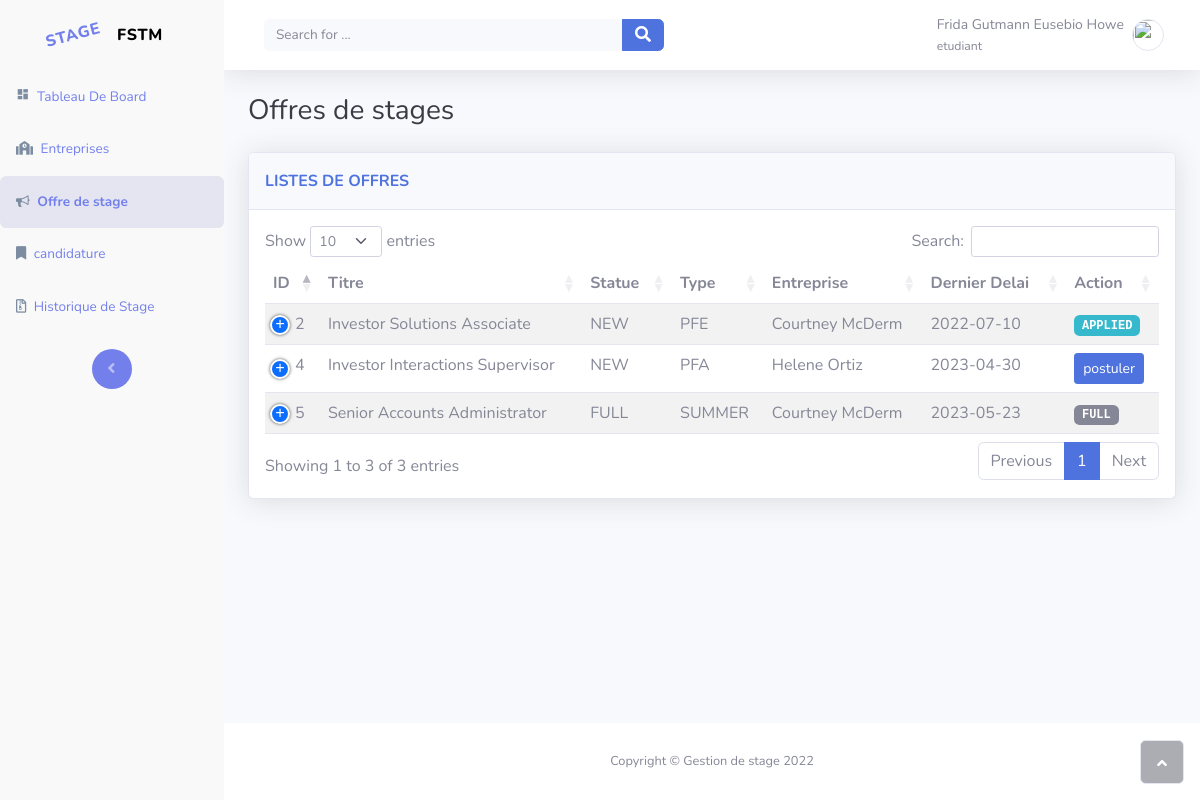
/offres (signed in), run on the app's committed database.
### tables this page shows
CREATE TABLE `offre` (
  `id` int(11) NOT NULL,
  `created_date` datetime(6) NOT NULL DEFAULT current_timestamp(6),
  `delai_offre` date NOT NULL,
  `description` varchar(255) NOT NULL,
  `duree_stage` int(11) NOT NULL,
  `end_stage` date NOT NULL,
  `nbr_stagiaire` tinyint(5) UNSIGNED NOT NULL,
  `start_stage` date NOT NULL,
  `statue` enum('NEW','CLOSED','CANCELED','FULL') NOT NULL,
  `title` varchar(150) NOT NULL,
  `type_stage` enum('PFE','PFA','INIT','SUMMER') NOT NULL,
  `updated_date` datetime(6) DEFAULT NULL,
  `entreprise_id` int(11) NOT NULL,
  `formation_id` int(11) NOT NULL
);

CREATE TABLE `entreprise` (
  `id` int(11) NOT NULL,
  `domaine` varchar(50) NOT NULL,
  `email` varchar(80) NOT NULL,
  `logo` varchar(255) DEFAULT NULL,
  `short_name` varchar(15) DEFAULT NULL,
  `name` varchar(100) NOT NULL,
  `phone` varchar(15) DEFAULT NULL,
  `web_site` varchar(250) DEFAULT NULL,
  `description` varchar(512) DEFAULT NULL
);

### views/student/offre.student.php (the view, shortened to what this page needs)
<?php
$pdo = getDBConnection();
$curr_user = $_SESSION['user'];
?>
<!DOCTYPE html>
<html lang="fr">
<head>
    <link rel="stylesheet" href="/assets/bootstrap/css/bootstrap.min.css">
    <link rel="stylesheet" href="/assets/datatable/css/dataTables.bootstrap5.min.css">
    <link rel="stylesheet" href="/assets/datatable/css/responsive.bootstrap5.min.css">
    <link rel="stylesheet" href="/assets/fonts/fontawesome-all.min.css">
    <link rel="stylesheet" href="/assets/fonts/font-awesome.min.css">
    <link rel="stylesheet" href="/assets/fonts/fontawesome5-overrides.min.css">
</head>
<body id="page-top">
<div id="wrapper">
    <?php
    require_once 'parts/sidebar.php'
    ?>
    <div class="d-flex flex-column" id="content-wrapper" style="font-size: calc(0.5em + 1vmin);">
        <div id="content">
            <?php require_once 'parts/navbar.php' ?>
            <div class="container-fluid">
                <div class="d-flex d-sm-flex justify-content-between align-items-center mb-4">
                    <h3 class="text-dark mb-0">Offres de stages<br></h3>
                </div>
                <div class="card shadow">
                    <div class="card-header py-3">
                        <p class="text-primary m-0 fw-bold">LISTES DE OFFRES</p>
                    </div>
                    <div class="card-body">
                        <table id="myTable" class="table table-striped nowrap"
                               style="width:100%; font-size: calc(0.5em + 1vmin); ">
                            <thead>
                            <th>ID</th>
                            <th>Titre</th>
                            <th>Statue</th>
                            <th>Type</th>
                            <th>Entreprise</th>
                            <th>Dernier Delai</th>
                            <th class="all">Action</th>
                            </thead>
                            <?php
                            try {
                                $query = "SELECT o.id, o.created_date, o.delai_offre, o.description,
                                            o.duree_stage, o.end_stage, o.nbr_stagiaire, o.start_stage,
                                            o.statue, (SELECT IF(c.status = 'WAITING',
                                                                    concat(c.status, '{', c.position, '}'),
                                                                    c.status
                                                                ) FROM candidature c
                                                        WHERE c.offre_id = o.id
                                                          AND c.etudiant_id = :id_etud ) AS candidature_statue,
                                            o.title, o.updated_date, o.formation_id,
                                            o.type_stage, e.short_name, e.name
                                            FROM offre o, entreprise e WHERE o.formation_id = :formation_id
                                            AND o.entreprise_id = e.id  and o.delai_offre >= cast(now() as date)";
                                $stmt = $pdo->prepare($query);
                                $stmt->bindParam(':formation_id', $curr_user['formation_id']);
                                $stmt->bindParam(':id_etud', $curr_user['id']);
                                $stmt->execute();
                                $rows = $stmt->fetchAll(PDO::FETCH_ASSOC);
                                if (!empty($rows)) {
                                    foreach ($rows as $key => $value) {
                                        ?>
                                        <tr>
                                            <td><?php echo $value['id']; ?></td>
                                            <td><?php echo $value['title']; ?></td>
                                            <td><?php echo $value['statue']; ?></td>
                                            <td><?php echo $value['type_stage']; ?></td>
                                            <td data-bs-toggle="tooltip" title="<?php echo $value['name']; ?>">
                                                <?php echo $value['short_name']; ?>
                                            </td>
                                            <td><?php echo $value['delai_offre']; ?></td>
                                            <td>
                                                <?php if (empty($value['candidature_statue'])) {
                                                     if ($value['statue'] === 'NEW') { ?>
                                                        <form method='POST' action="/offres">
                                                            <input class="btn btn-primary btn-sm "
                                                                   type="submit" name="button1" value="postuler"/>
                                                        </form>
                                                    <?php } else { ?>
                                                        <span class="badge bg-secondary text-uppercase font-monospace"
                                                              bs-cut="1"><?php echo $value['statue']; ?></span>
                                                    <?php } ?>
                                                <?php } else { ?>
                                                    <span class="badge bg-<?php
                                                    echo match ($value['candidature_statue']) {
                                                        'APPLIED' => 'info',
                                                        'CANCELED' => 'secondary',
                                                        'ACCEPTED' => 'gradient-success',
                                                        'NACCEPTED' => 'gradient-warning',
                                                        'AGREED' => 'success',
                                                        'NAGREED' => 'warning',
                                                        default => 'gradient-info',
                                                    };
                                                    ?> text-uppercase font-monospace" bs-cut="1">
                                                    <?php echo $value['candidature_statue']; ?>
                                                </span>
                                                <?php } ?>
                                            </td>
                                        </tr>
                                        <?php
                                    }
                                } else
                                    echo "Nothing found";
                            } catch (Exception $e) {
                                echo 'Erreur : ' . $e->getMessage();
                            }
                            ?>
                        </table>
                    </div>
                </div>
            </div>
        </div>
        <footer class="bg-white sticky-footer">
            <div class="container my-auto">
                <div class="text-center my-auto copyright"><span>Copyright © Gestion de stage 2022</span></div>
            </div>
        </footer>
    </div>
    <a class="border rounded d-inline scroll-to-top" href="#page-top"><i class="fas fa-angle-up"></i></a>
</div>
</body>
</html>

### data on the page
offre: id "2", title "Investor Solutions Associate", statue "NEW", type_stage "PFE", entreprise.short_name "Courtney McDerm", delai_offre "2022-07-10", candidature_statue "APPLIED"
offre: id "4", title "Investor Interactions Supervisor", statue "NEW", type_stage "PFA", entreprise.short_name "Helene Ortiz", delai_offre "2023-04-30"
offre: id "5", title "Senior Accounts Administrator", statue "FULL", type_stage "SUMMER", entreprise.short_name "Courtney McDerm", delai_offre "2023-05-23"

### other printed values
$curr_user['lname'] "Frida Gutmann"
$curr_user['fname'] "Eusebio Howe"
$curr_user['type'] "etudiant"
